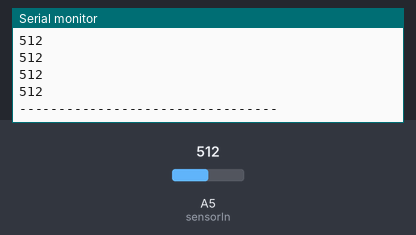
A sketch run on a simulated Arduino Uno, built with avr-gcc and run on an emulated ATmega328P. On the bench: the last lines printed to the serial monitor. The inputs (shaded band) are chosen by the test bench; at power-on: A5 (sensorIn) = 512.

Above: at 1.2 s.
1.3 s: A5 (sensorIn) set to 716
At 2.5 s:
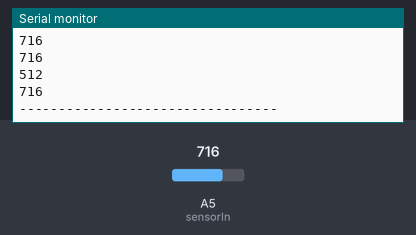
2.8 s: A5 (sensorIn) set to 900
At 3.8 s:
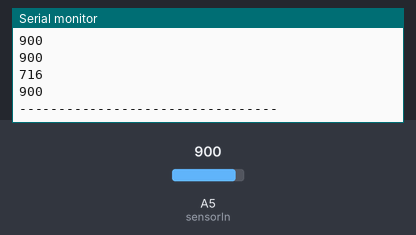
Timing chart, 0 to 5.8 s (numbered marks = the images above; inputs shaded):
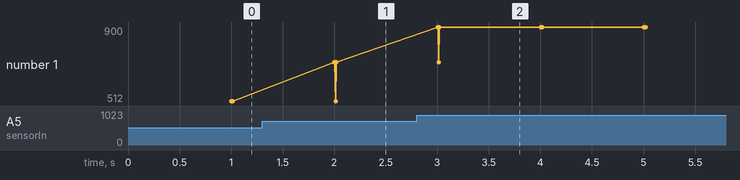

Measured:
- after the input at 1.3 s, the serial monitor: prints a new line after 0.70 s (image 1)
- after the input at 2.8 s, the serial monitor: prints a new line after 0.20 s (image 2)
- plotted number 1: 512 → 716 after the input at 1.3 s, 716 → 900 after the input at 2.8 s

The sketch:

acs712_1.ino
```cpp
/*
Measuring AC Current Using ACS712
*/
int sensorIn = A5;
int mVperAmp = 200; // use 100 for 20A Module and 66 for 30A Module

//double Voltage,VRMS,AmpsRMS;
double Voltage = 0;
double VRMS = 0;
double AmpsRMS = 0;


void setup(){
 Serial.begin(9600);
 pinMode(sensorIn,INPUT);
}

void loop(){

//int data= analogRead(sensorIn);
 Voltage = getVPP();
 VRMS = (Voltage/2.0) *0.707;
 AmpsRMS = (VRMS * 1000)/mVperAmp;
// Serial.print(AmpsRMS);
//Serial.print(Voltage);
 //Serial.println(" Amps RMS");

}

float getVPP()
{
  float result=0.0;
  int readValue=0;             //value read from the sensor
  int maxValue = 0;          // store max value here
  int minValue = 1024;          // store min value here

   uint32_t start_time = millis();
   while((millis()-start_time) < 1000) //sample for 1 Sec
   {
       readValue = analogRead(sensorIn);
       // see if you have a new maxValue
       if (readValue > maxValue)
       {
           /*record the maximum sensor value*/
           maxValue = readValue;
       }
       if (readValue < minValue)
       {
           /*record the maximum sensor value*/
           minValue = readValue;
       }
   }

   // Subtract min from max
   result = ((maxValue - minValue) * 5.0)/1024.0;
   Serial.println(readValue);
   Serial.println(maxValue);
   Serial.println(minValue);
   Serial.println(readValue);
   Serial.println("---------------------------------");
   return result;
 }
```
